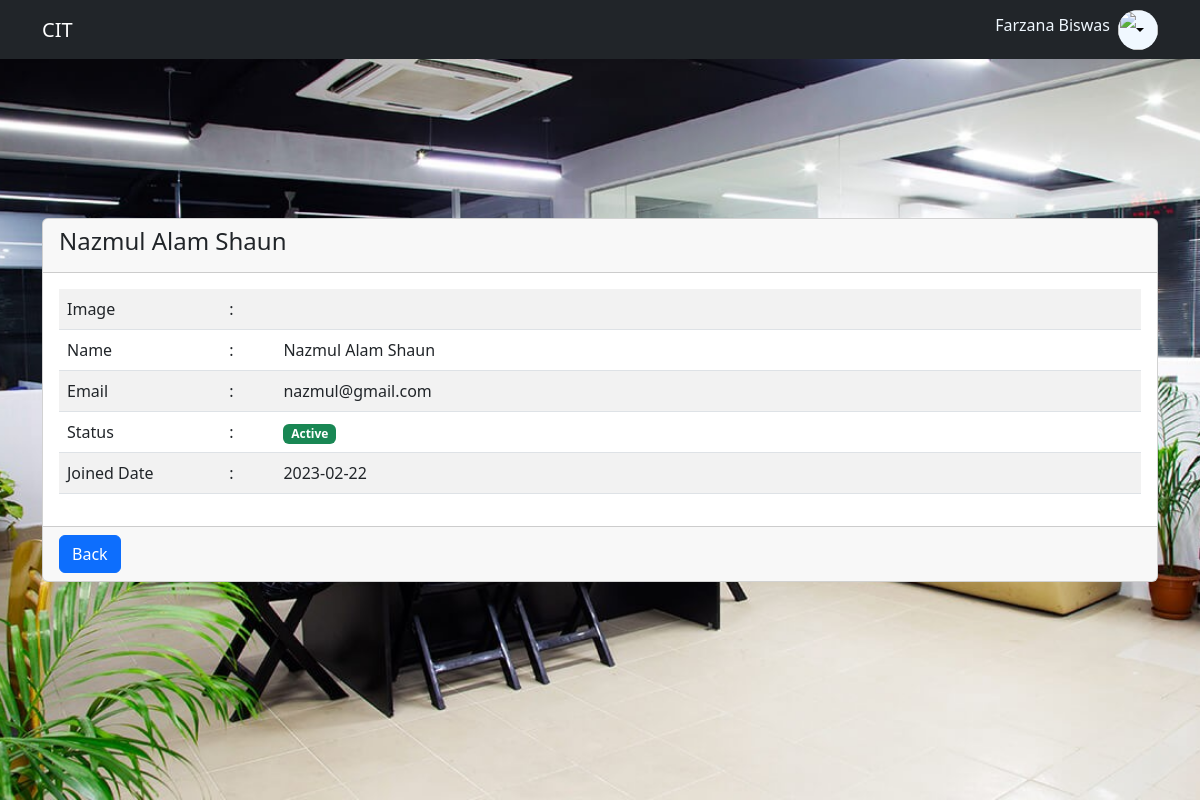
Screenshot of /single_user.php?vie=20 (signed in) with the database file from the repository.
### tables this page shows
CREATE TABLE `users` (
  `id` int NOT NULL,
  `name` varchar(30) NOT NULL,
  `email` varchar(50) NOT NULL,
  `password` varchar(100) NOT NULL,
  `avatar` varchar(100) NOT NULL,
  `status` tinyint(1) NOT NULL DEFAULT '1' COMMENT '1 = active, 2 = deactive',
  `created_at` date NOT NULL
);

### view/single_user.view.php (the view, shortened to what this page needs)
<?php
require_once('view/layouts/header.view.php');
?>
<section class="index_section">
    <div class="container">
        <div class="row justify-content-center">
            <div class="col-lg-12">
                <div class="index_card">
                    <div class="card" style="width:100%">
                        <div class="card-header">
                            <h4><?= $row['name'] ?></h4>
                        </div>
                        <div class="card-body">
                            <table class="table table-striped">
                                <tbody>
                                    <tr>
                                        <td style="width: 15%;">Image</td>
                                        <td style="width: 5%;">:</td>
                                        <td>
                                        </td>
                                    </tr>
                                    <tr>
                                        <td style="width: 15%;">Name</td>
                                        <td style="width: 5%;">:</td>
                                        <td><?= $row['name'] ?></td>
                                    </tr>
                                    <tr>
                                        <td style="width: 15%;">Email</td>
                                        <td style="width: 5%;">:</td>
                                        <td><?= $row['email'] ?></td>
                                    </tr>
                                    <tr>
                                        <td style="width: 15%;">Status</td>
                                        <td style="width: 5%;">:</td>
                                        <td>
                                            <span class="badge <?= ($row['status'] == 1) ? "bg-success" : " bg-dark" ?>">
                                                <?= ($row['status'] == 1) ? "Active" : "Deactive" ?>
                                            </span>
                                        </td>
                                    </tr>
                                    <tr>
                                        <td style="width: 15%;">Joined Date</td>
                                        <td style="width: 5%;">:</td>
                                        <td><?= $row['created_at'] ?></td>
                                    </tr>
                                </tbody>
                            </table>
                        </div>
                        <div class="card-footer">
                            <a href="users.php" class="btn btn-primary">Back</a>
                        </div>
                    </div>
                </div>
            </div>
        </div>
    </div>
</section>
<?php
require_once('view/layouts/footer.view.php');
?>

### asset/css/style.css (style rules this page uses)
.index_section { background-image: url(../images/01.jpg); background-position: center; background-size: cover; background-repeat: no-repeat; height: 100vh; position: absolute; top: 0; width: 100%; }
.index_card { height: 100vh; width: 100%; display: flex; justify-content: center; align-items: center; }

### rows the page displays
users: name "Nazmul Alam Shaun", email "nazmul@gmail.com", created_at "2023-02-22"

### other values shown
$_SESSION['user']['name'] "Farzana Biswas"
